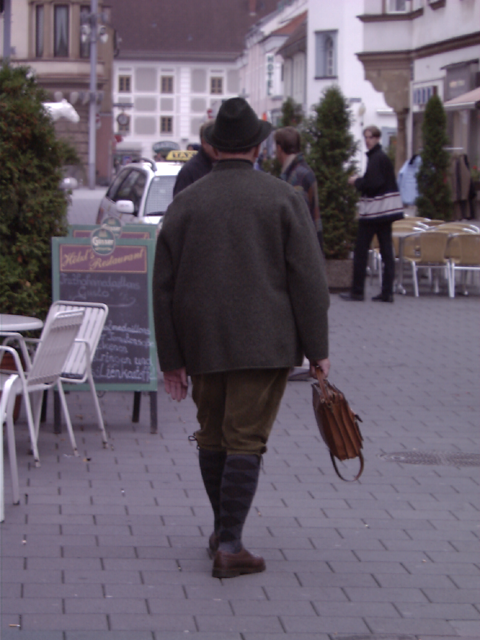
#> input picture images/person_095.bmp, 480 x 640 px, found by its file name
$ jupyter execute Pedastrian_detection.ipynb
#> lines starting #> are read from the running program, lines starting #| are printed output that depends on the picture
<a href="https://colab.research.google.com/github/anishchenkol/Image_proccessing/blob/main/Pedastrian_detection.ipynb" target="_parent"></a>

[cell 1]
# import the necessary packages
from __future__ import print_function
from imutils.object_detection import non_max_suppression
from imutils import paths
import numpy as np
import argparse
import imutils
import cv2

[cell 2]
# construct the argument parse and parse the arguments
ap = argparse.ArgumentParser()

[cell 3]
# initialize the HOG descriptor/person detector
hog = cv2.HOGDescriptor()
hog.setSVMDetector(cv2.HOGDescriptor_getDefaultPeopleDetector())

[cell 4]
image = cv2.imread('person_095.bmp')
#> image is the input picture: shape (640, 480, 3); mean B, G, R 107, 93.4, 103.3
image = imutils.resize(image, width=min(400, image.shape[1]))
#> image: shape (533, 400, 3)
orig = image.copy()

[cell 5]
# detect people in the image
(rects, weights) = hog.detectMultiScale(image, winStride=(4, 4),
padding=(8, 8), scale=1.05)
#> rects = [[259, 69, 107, 213], [88, 48, 241, 482]]; weights = [2.45, 2.82]
	# draw the original bounding boxes
for (x, y, w, h) in rects:
	cv2.rectangle(orig, (x, y), (x + w, y + h), (0, 0, 255), 2)
#> this loop made 2 passes
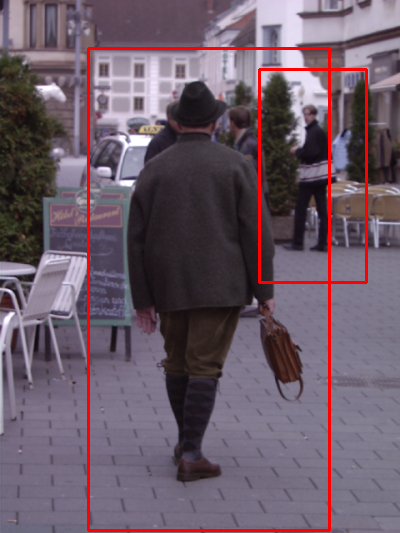
#> orig: shape (533, 400, 3); mean B, G, R 103.7, 90.5, 107.5

	# apply non-maxima suppression to the bounding boxes using a
	# fairly large overlap threshold to try to maintain overlapping
	# boxes that are still people
rects = np.array([[x, y, x + w, y + h] for (x, y, w, h) in rects])
#> rects = [[259, 69, 366, 282], [88, 48, 329, 530]]
pick = non_max_suppression(rects, probs=None, overlapThresh=0.65)
#> pick = [[88, 48, 329, 530]]
	# draw the final bounding boxes
for (xA, yA, xB, yB) in pick:
	cv2.rectangle(image, (xA, yA), (xB, yB), (0, 255, 0), 2)
#> this loop made 1 pass
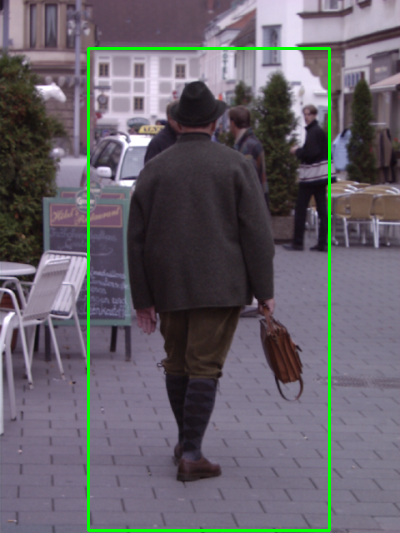
#> image: shape (533, 400, 3); mean B, G, R 104.5, 96.5, 100.9

$ run again, with images/person_010.bmp copied over images/person_095.bmp
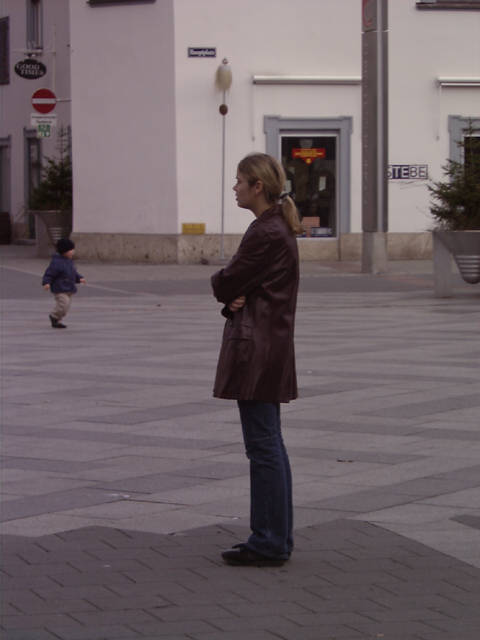
#> input picture images/person_010.bmp, 480 x 640 px, found by its file name
#> image is the input picture: shape (640, 480, 3); mean B, G, R 103.7, 99.5, 111.5
#> `(rects, weights) = hog.detectMultiScale(image, winStride=(4, 4), paddi..`: rects = [[18, 168, 66, 133], [138, 149, 162, 323]]; weights = [0.528, 2.72]
#> the loop `for (x, y, w, h) in rects:` made 2 passes
#> after the loop `for (x, y, w, h) in rects:`:
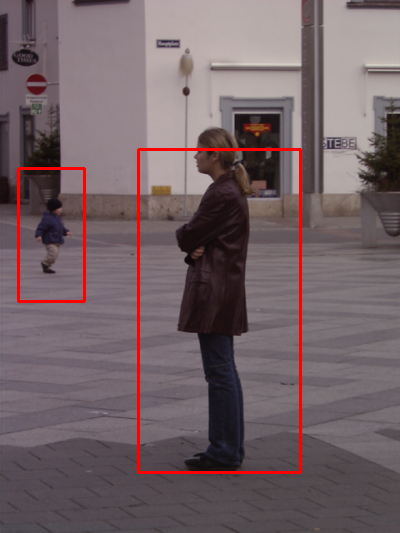
#> orig: shape (533, 400, 3); mean B, G, R 101.8, 97.6, 114.3
#> `rects = np.array([[x, y, x + w, y + h] for (x, y, w, h) in rects])`: rects = [[18, 168, 84, 301], [138, 149, 300, 472]]
#> pick = [[138, 149, 300, 472], [18, 168, 84, 301]]
#> the loop `for (xA, yA, xB, yB) in pick:` made 2 passes
#> after the loop `for (xA, yA, xB, yB) in pick:`:
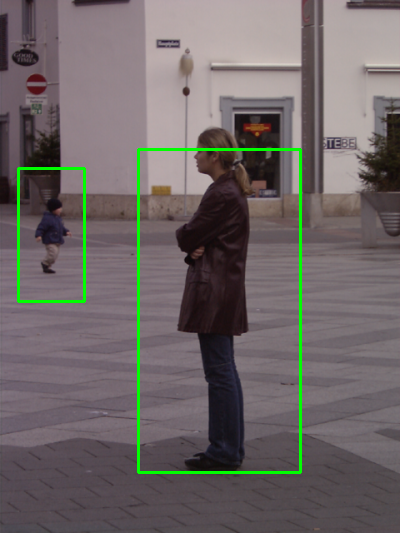
#> image: shape (533, 400, 3); mean B, G, R 101.8, 102.5, 109.4

$ run again, with images/person_011.bmp copied over images/person_095.bmp
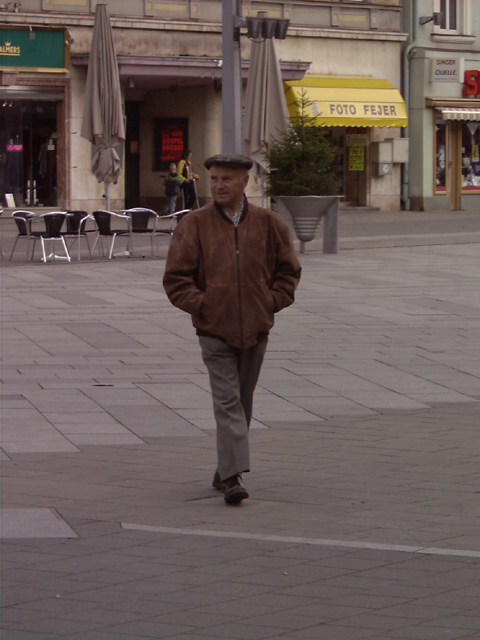
#> input picture images/person_011.bmp, 480 x 640 px, found by its file name
#> image is the input picture: shape (640, 480, 3); mean B, G, R 89.8, 93.3, 107
#> `(rects, weights) = hog.detectMultiScale(image, winStride=(4, 4), paddi..`: rects = [[112, 113, 170, 339]]; weights = [3.77]
#> the loop `for (x, y, w, h) in rects:` made 1 pass
#> after the loop `for (x, y, w, h) in rects:`:
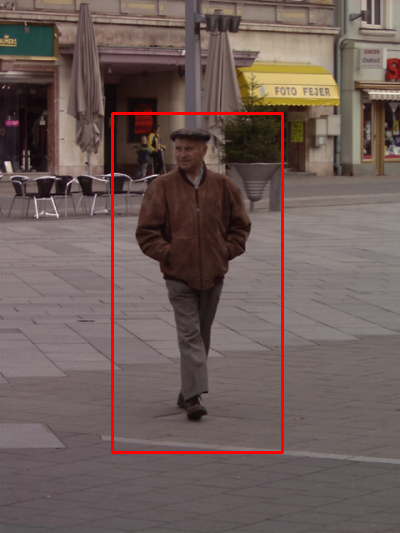
#> orig: shape (533, 400, 3); mean B, G, R 88.6, 92.1, 109.3
#> `rects = np.array([[x, y, x + w, y + h] for (x, y, w, h) in rects])`: rects = [[112, 113, 282, 452]]
#> the loop `for (xA, yA, xB, yB) in pick:` made 1 pass
#> after the loop `for (xA, yA, xB, yB) in pick:`:
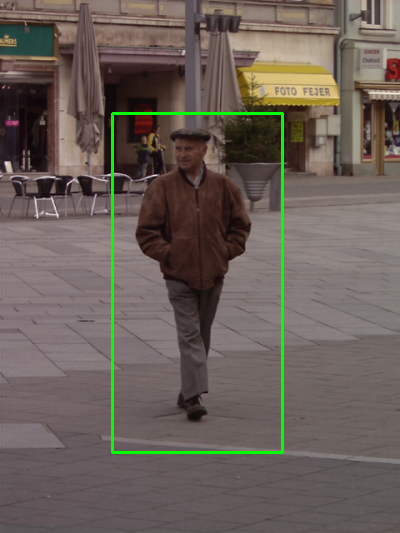
#> image: shape (533, 400, 3); mean B, G, R 88.6, 95.7, 105.6

$ run again, with images/person_014.bmp copied over images/person_095.bmp
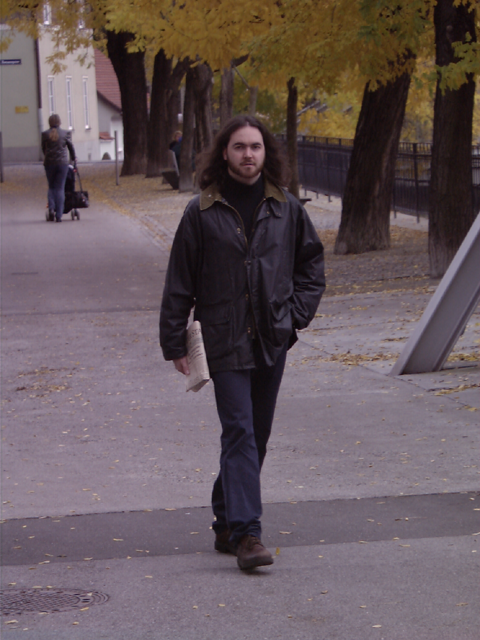
#> input picture images/person_014.bmp, 480 x 640 px, found by its file name
#> image is the input picture: shape (640, 480, 3); mean B, G, R 91.9, 87.8, 102.2
#> `(rects, weights) = hog.detectMultiScale(image, winStride=(4, 4), paddi..`: rects = [[7, 39, 88, 177], [100, 113, 194, 388]]; weights = [3.59, 2.78]
#> the loop `for (x, y, w, h) in rects:` made 2 passes
#> after the loop `for (x, y, w, h) in rects:`:
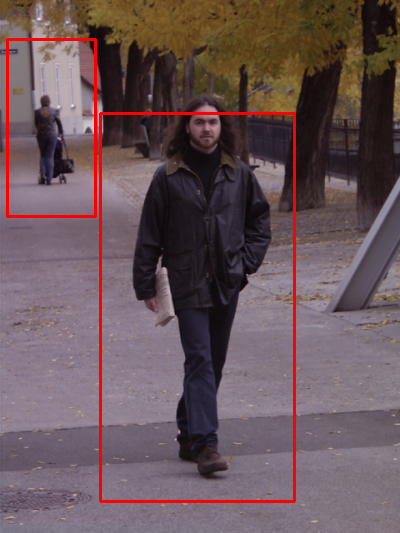
#> orig: shape (533, 400, 3); mean B, G, R 89.3, 85.4, 105.5
#> `rects = np.array([[x, y, x + w, y + h] for (x, y, w, h) in rects])`: rects = [[7, 39, 95, 216], [100, 113, 294, 501]]
#> pick = [[100, 113, 294, 501], [7, 39, 95, 216]]
#> the loop `for (xA, yA, xB, yB) in pick:` made 2 passes
#> after the loop `for (xA, yA, xB, yB) in pick:`:
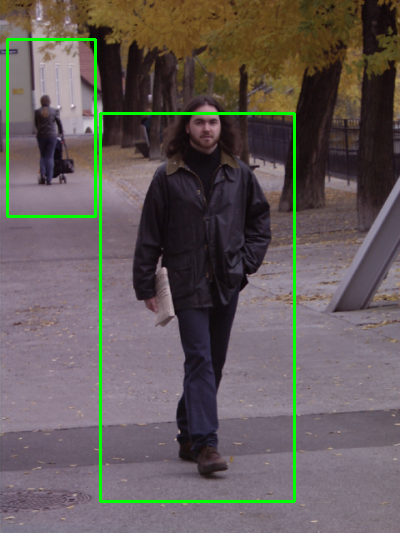
#> image: shape (533, 400, 3); mean B, G, R 89.3, 91.4, 99.4
